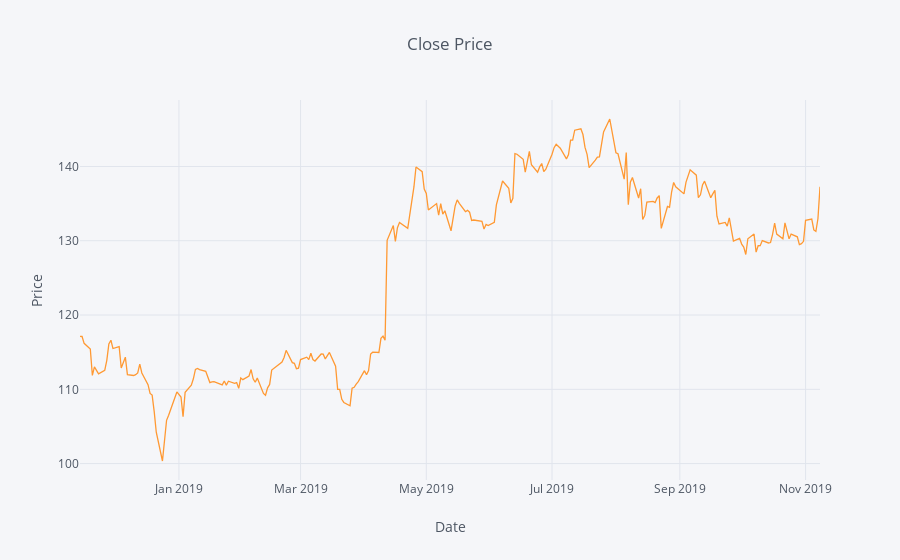
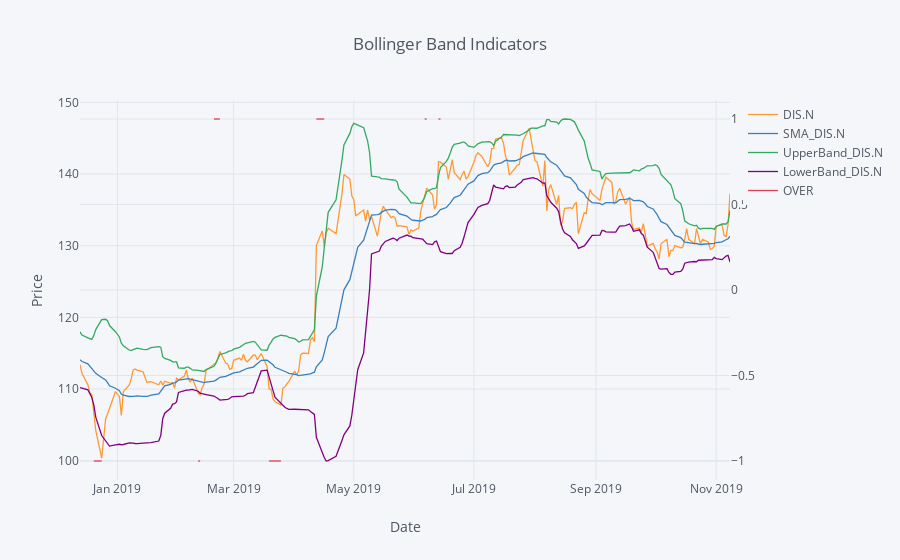
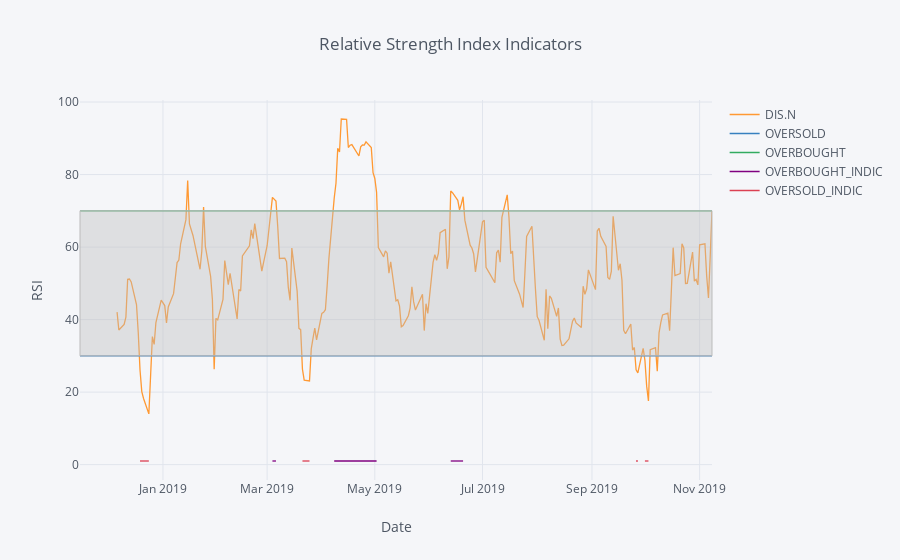
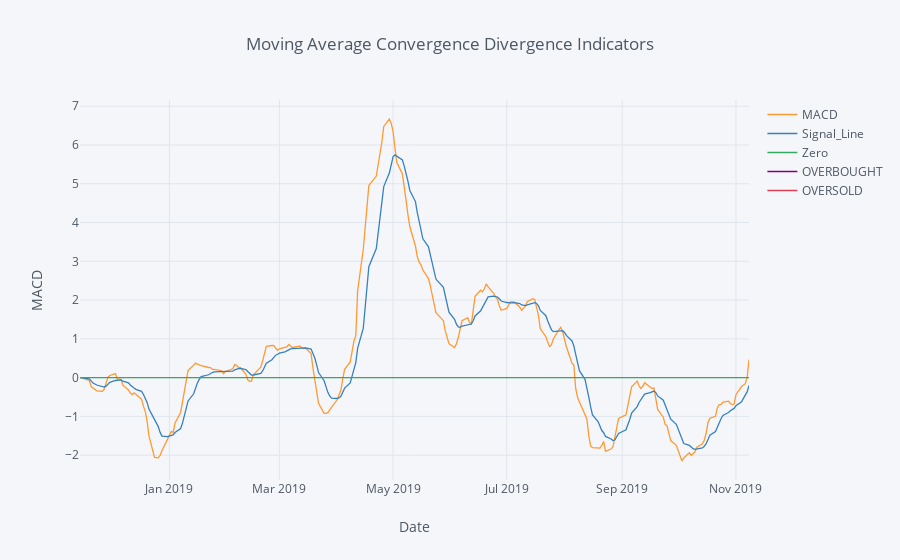

The notebook cell these images were saved under, in order:
### Markdown cell above
# Visualizing All Indicators

### Code cell
data["DIS.N"].iplot(kind='lines',yTitle='Price',xTitle='Date',title='Close Price')
dfs_B["DIS.N"].iplot(kind="lines",secondary_y = "OVER",yTitle="Price",xTitle="Date", title="Bollinger Band Indicators")
dfs_R["DIS.N"].iplot(kind="lines", hspan = htrial, yTitle="RSI",xTitle="Date", title="Relative Strength Index Indicators")
dfs_M["DIS.N"].iplot(kind="lines",yTitle="MACD",xTitle="Date", title="Moving Average Convergence Divergence Indicators")

### Figure 1 — Plotly figure (JSON) as saved in the notebook; plotly's stock layout.template omitted (floating-point values rounded to 4 significant figures; data arrays with more than 128 entries replaced by an {"elided": "..."} marker saying what was removed)
{"data": [{"line": {"color": "rgba(255, 153, 51, 1.0)", "dash": "solid", "shape": "linear", "width": 1.3}, "mode": "lines", "name": "DIS.N", "text": "", "type": "scatter", "uid": "101dd0d2-7ec5-43de-8455-12f9be5a84a9", "x": {"elided": "248 str values"}, "y": {"elided": "248 float values"}}], "layout": {"legend": {"bgcolor": "#F5F6F9", "font": {"color": "#4D5663"}}, "paper_bgcolor": "#F5F6F9", "plot_bgcolor": "#F5F6F9", "title": {"font": {"color": "#4D5663"}, "text": "Close Price"}, "xaxis": {"gridcolor": "#E1E5ED", "showgrid": true, "tickfont": {"color": "#4D5663"}, "title": {"font": {"color": "#4D5663"}, "text": "Date"}, "zerolinecolor": "#E1E5ED"}, "yaxis": {"gridcolor": "#E1E5ED", "showgrid": true, "tickfont": {"color": "#4D5663"}, "title": {"font": {"color": "#4D5663"}, "text": "Price"}, "zerolinecolor": "#E1E5ED"}}}

### Figure 2 — Plotly figure (JSON) as saved in the notebook; plotly's stock layout.template omitted (floating-point values rounded to 4 significant figures; data arrays with more than 128 entries replaced by an {"elided": "..."} marker saying what was removed)
{"data": [{"line": {"color": "rgba(255, 153, 51, 1.0)", "dash": "solid", "shape": "linear", "width": 1.3}, "mode": "lines", "name": "DIS.N", "text": "", "type": "scatter", "uid": "9258fb89-c0e5-4372-a24d-fb896c658fde", "x": {"elided": "229 str values"}, "y": {"elided": "229 float values"}}, {"line": {"color": "rgba(55, 128, 191, 1.0)", "dash": "solid", "shape": "linear", "width": 1.3}, "mode": "lines", "name": "SMA_DIS.N", "text": "", "type": "scatter", "uid": "6d2f8c66-1cca-4522-ad14-f92555c429fa", "x": {"elided": "229 str values"}, "y": {"elided": "229 float values"}}, {"line": {"color": "rgba(50, 171, 96, 1.0)", "dash": "solid", "shape": "linear", "width": 1.3}, "mode": "lines", "name": "UpperBand_DIS.N", "text": "", "type": "scatter", "uid": "9c5e2d27-fbf2-4093-9f82-30c6d4613967", "x": {"elided": "229 str values"}, "y": {"elided": "229 float values"}}, {"line": {"color": "rgba(128, 0, 128, 1.0)", "dash": "solid", "shape": "linear", "width": 1.3}, "mode": "lines", "name": "LowerBand_DIS.N", "text": "", "type": "scatter", "uid": "9b2f9b22-20c2-4e8b-8153-8e6ff722b2b7", "x": {"elided": "229 str values"}, "y": {"elided": "229 float values"}}, {"line": {"color": "rgba(219, 64, 82, 1.0)", "dash": "solid", "shape": "linear", "width": 1.3}, "mode": "lines", "name": "OVER", "text": "", "type": "scatter", "uid": "4393cb1f-0739-4644-84fb-8134fd543e3f", "x": {"elided": "229 str values"}, "xaxis": "x", "y": {"elided": "229 mixed values"}, "yaxis": "y2"}], "layout": {"legend": {"bgcolor": "#F5F6F9", "font": {"color": "#4D5663"}}, "paper_bgcolor": "#F5F6F9", "plot_bgcolor": "#F5F6F9", "title": {"font": {"color": "#4D5663"}, "text": "Bollinger Band Indicators"}, "xaxis": {"gridcolor": "#E1E5ED", "showgrid": true, "tickfont": {"color": "#4D5663"}, "title": {"font": {"color": "#4D5663"}, "text": "Date"}, "zerolinecolor": "#E1E5ED"}, "yaxis": {"gridcolor": "#E1E5ED", "showgrid": true, "tickfont": {"color": "#4D5663"}, "title": {"font": {"color": "#4D5663"}, "text": "Price"}, "zerolinecolor": "#E1E5ED"}, "yaxis2": {"anchor": "x", "gridcolor": "#E1E5ED", "overlaying": "y", "showgrid": true, "side": "right", "tickfont": {"color": "#4D5663"}, "title": {"text": ""}, "zerolinecolor": "#E1E5ED"}}}

### Figure 3 — Plotly figure (JSON) as saved in the notebook; plotly's stock layout.template omitted (floating-point values rounded to 4 significant figures; data arrays with more than 128 entries replaced by an {"elided": "..."} marker saying what was removed)
{"data": [{"line": {"color": "rgba(255, 153, 51, 1.0)", "dash": "solid", "shape": "linear", "width": 1.3}, "mode": "lines", "name": "DIS.N", "text": "", "type": "scatter", "x": {"elided": "247 str values"}, "y": {"elided": "247 mixed values"}}, {"line": {"color": "rgba(55, 128, 191, 1.0)", "dash": "solid", "shape": "linear", "width": 1.3}, "mode": "lines", "name": "OVERSOLD", "text": "", "type": "scatter", "x": {"elided": "247 str values"}, "y": {"elided": "247 int values"}}, {"line": {"color": "rgba(50, 171, 96, 1.0)", "dash": "solid", "shape": "linear", "width": 1.3}, "mode": "lines", "name": "OVERBOUGHT", "text": "", "type": "scatter", "x": {"elided": "247 str values"}, "y": {"elided": "247 int values"}}, {"line": {"color": "rgba(128, 0, 128, 1.0)", "dash": "solid", "shape": "linear", "width": 1.3}, "mode": "lines", "name": "OVERBOUGHT_INDIC", "text": "", "type": "scatter", "x": {"elided": "247 str values"}, "y": {"elided": "247 mixed values"}}, {"line": {"color": "rgba(219, 64, 82, 1.0)", "dash": "solid", "shape": "linear", "width": 1.3}, "mode": "lines", "name": "OVERSOLD_INDIC", "text": "", "type": "scatter", "x": {"elided": "247 str values"}, "y": {"elided": "247 mixed values"}}], "layout": {"legend": {"bgcolor": "#F5F6F9", "font": {"color": "#4D5663"}}, "paper_bgcolor": "#F5F6F9", "plot_bgcolor": "#F5F6F9", "shapes": [{"fillcolor": "rgba(187, 187, 187, 0.4)", "line": {"color": "#BBBBBB", "dash": "solid", "width": 1}, "type": "rect", "x0": 0, "x1": 1, "xref": "paper", "y0": "30", "y1": "70", "yref": "y"}], "title": "Relative Strength Index Indicators", "titlefont": {"color": "#4D5663"}, "xaxis": {"gridcolor": "#E1E5ED", "showgrid": true, "tickfont": {"color": "#4D5663"}, "title": "Date", "titlefont": {"color": "#4D5663"}, "zerolinecolor": "#E1E5ED"}, "yaxis": {"gridcolor": "#E1E5ED", "showgrid": true, "tickfont": {"color": "#4D5663"}, "title": "RSI", "titlefont": {"color": "#4D5663"}, "zerolinecolor": "#E1E5ED"}}}

### Figure 4 — Plotly figure (JSON) as saved in the notebook; plotly's stock layout.template omitted (floating-point values rounded to 4 significant figures; data arrays with more than 128 entries replaced by an {"elided": "..."} marker saying what was removed)
{"data": [{"line": {"color": "rgba(255, 153, 51, 1.0)", "dash": "solid", "shape": "linear", "width": 1.3}, "mode": "lines", "name": "MACD", "text": "", "type": "scatter", "uid": "9cb74239-3a74-4a33-9a16-ef96d9405645", "x": {"elided": "248 str values"}, "y": {"elided": "248 float values"}}, {"line": {"color": "rgba(55, 128, 191, 1.0)", "dash": "solid", "shape": "linear", "width": 1.3}, "mode": "lines", "name": "Signal_Line", "text": "", "type": "scatter", "uid": "2f1d9921-bc9a-4f40-b73e-9ef79a6136a8", "x": {"elided": "248 str values"}, "y": {"elided": "248 float values"}}, {"line": {"color": "rgba(50, 171, 96, 1.0)", "dash": "solid", "shape": "linear", "width": 1.3}, "mode": "lines", "name": "Zero", "text": "", "type": "scatter", "uid": "fbf6f076-cd79-4763-befa-2b7c4bbb87c7", "x": {"elided": "248 str values"}, "y": {"elided": "248 int values"}}, {"line": {"color": "rgba(128, 0, 128, 1.0)", "dash": "solid", "shape": "linear", "width": 1.3}, "mode": "lines", "name": "OVERBOUGHT", "text": "", "type": "scatter", "uid": "003841e1-6426-4a2b-91e3-f2a272a3f234", "x": {"elided": "248 str values"}, "y": {"elided": "248 mixed values"}}, {"line": {"color": "rgba(219, 64, 82, 1.0)", "dash": "solid", "shape": "linear", "width": 1.3}, "mode": "lines", "name": "OVERSOLD", "text": "", "type": "scatter", "uid": "3529ec37-9186-475a-82a0-7ad02f4f1962", "x": {"elided": "248 str values"}, "y": {"elided": "248 mixed values"}}], "layout": {"legend": {"bgcolor": "#F5F6F9", "font": {"color": "#4D5663"}}, "paper_bgcolor": "#F5F6F9", "plot_bgcolor": "#F5F6F9", "title": {"font": {"color": "#4D5663"}, "text": "Moving Average Convergence Divergence Indicators"}, "xaxis": {"gridcolor": "#E1E5ED", "showgrid": true, "tickfont": {"color": "#4D5663"}, "title": {"font": {"color": "#4D5663"}, "text": "Date"}, "zerolinecolor": "#E1E5ED"}, "yaxis": {"gridcolor": "#E1E5ED", "showgrid": true, "tickfont": {"color": "#4D5663"}, "title": {"font": {"color": "#4D5663"}, "text": "MACD"}, "zerolinecolor": "#E1E5ED"}}}
